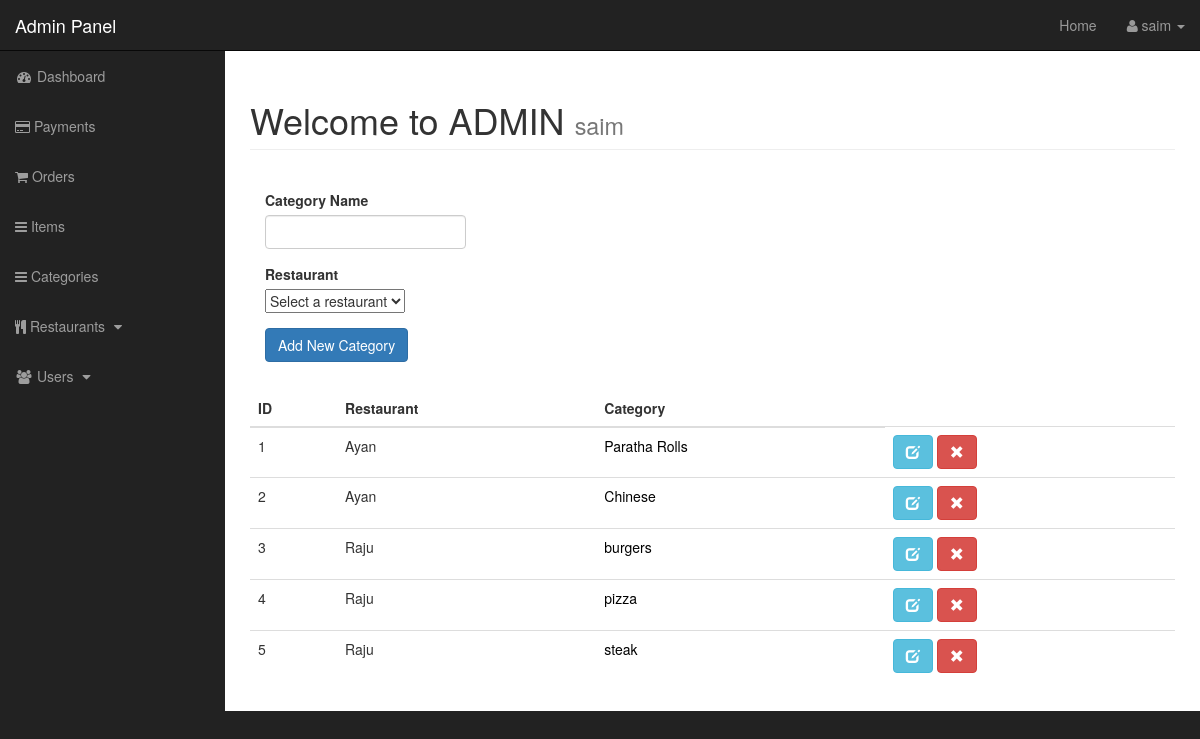
The app's page /admin/category.php (signed in) with its own data.
### tables this page shows
CREATE TABLE `categories` (
  `cat_id` int(20) NOT NULL,
  `restaurant_name` varchar(255) NOT NULL,
  `cat_name` varchar(255) NOT NULL
);

### admin/includes/view_all_categories.php (the view, shortened to what this page needs)
<br>
<form action="" method="POST" enctype="multipart/form-data" class="col-md-3">
	<div class="form-group">
		<label>Category Name</label>
		<input type="text" name="cat_name" class="form-control" required>
	</div>
<?php
	if ($_SESSION['u_role'] == 'admin')
	{
?>
	<div class="form-group">
		<label>Restaurant</label><br>
		<select name="restaurant" required>
			<option value="">Select a restaurant</option>
			<?php
				$query = "SELECT * FROM restaurant";
			?>
		</select>
	</div>
<?php
	}
?>
	<div class="form-group">
		<input type="Submit" name="add_category" class="btn btn-primary" value="Add New Category">
	</div>
</form>
<br><br><br>
<form method="post" action="" style="margin-top: 140px">
	<table class="table  table-hover" >
		<thead>
			<tr>
				<th>ID</th>
				<?php
				if ($_SESSION['u_role'] == 'admin')
				{
					echo "<th>Restaurant</th>";
				}
				?>
				<th>Category</th>
			</tr>
		</thead>
		<tbody>
<?php
	if ($_SESSION['u_role'] == 'admin')
	{
		$query = "SELECT * FROM categories order by restaurant_name";
	}
	else
	{
		$res_name = $_SESSION['user_restaurant'];
		$query = "SELECT * FROM categories where restaurant_name = '$res_name' order by restaurant_name";
	}
    $select_categories = mysqli_query($connect,$query);
    $count = 0;
    while($row = mysqli_fetch_assoc($select_categories))
    {
	    $cat_id = $row['cat_id'];
	    $restaurant_name = $row['restaurant_name'];
	    $cat_title = $row['cat_name'];
	    $count++;
	    echo "<tr>";
		echo "<td>$count</td>";
	    if ($_SESSION['u_role'] == 'admin')
	    {
	    	echo "<td>$restaurant_name</td>";
	    }
	    echo "<td><a href='view_specific_items.php?id=$cat_id' style='color:black'>$cat_title</a></td>";
		echo "<td>
				<a class='btn btn-info' href='category.php?source=edit_category&cat_id=$cat_id' >
            	<span class='glyphicon glyphicon glyphicon-edit'></span>
            	</a>
            	<a class='btn btn-danger' href='category.php?delete=$cat_id' >
            	<span class='glyphicon glyphicon-remove'></span>
            	</a>
              </td>";
		echo "</tr>";
	}
?>
	</tbody>
</table><a href="" style='color: black'></a>
</form>

### admin/css/sb-admin.css (style rules this page uses)
body { margin-top: 100px; background-color: #222; }
@media (min-width:768px) { body { margin-top: 50px; } }

### records on screen
categories: restaurant_name "Ayan", cat_name "Paratha Rolls"
categories: restaurant_name "Ayan", cat_name "Chinese"
categories: restaurant_name "Raju", cat_name "burgers"
categories: restaurant_name "Raju", cat_name "pizza"
categories: restaurant_name "Raju", cat_name "steak"

### other values on screen
$_SESSION['username'] "saim"
